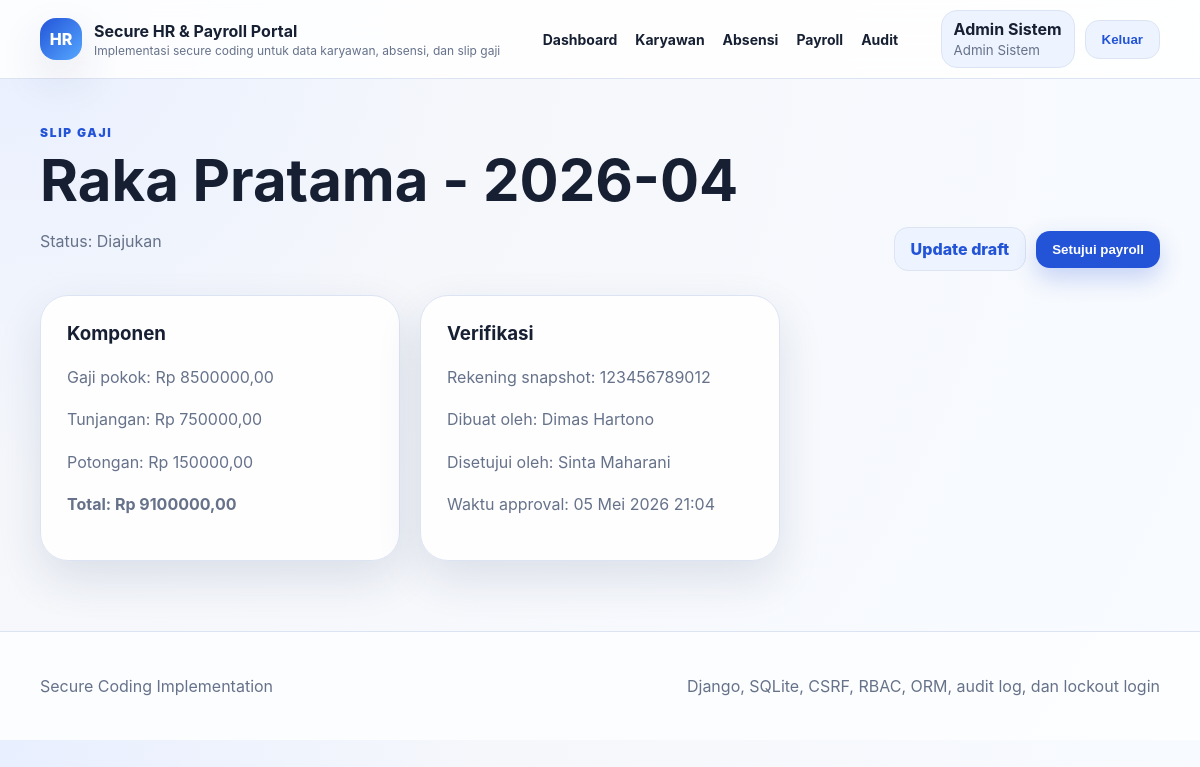
The app's page /payroll/1/ (signed in) with its own data.
### accounts/models.py (models this page shows, shortened)
class User(AbstractUser):
    ROLE_EMPLOYEE = "employee"
    ROLE_MANAGER = "manager"
    ROLE_HR = "hr"
    ROLE_FINANCE = "finance"
    ROLE_ADMIN = "admin"
    ROLE_CHOICES = [
        (ROLE_EMPLOYEE, "Karyawan"),
        (ROLE_MANAGER, "Manajer Karyawan"),
        (ROLE_HR, "SDM/HR"),
        (ROLE_FINANCE, "Finance"),
        (ROLE_ADMIN, "Admin Sistem"),
    ]
    role = models.CharField(max_length=20, choices=ROLE_CHOICES, default=ROLE_EMPLOYEE)
    display_name = models.CharField(max_length=150, blank=True)
    @property
    def role_label(self) -> str:
        return dict(self.ROLE_CHOICES).get(self.role, self.role)

### core/models.py (models this page shows, shortened)
class Payroll(models.Model):
    STATUS_DRAFT = "draft"
    STATUS_SUBMITTED = "submitted"
    STATUS_APPROVED = "approved"
    STATUS_PAID = "paid"
    STATUS_REJECTED = "rejected"
    STATUS_CHOICES = [
        (STATUS_DRAFT, "Draft"),
        (STATUS_SUBMITTED, "Diajukan"),
        (STATUS_APPROVED, "Disetujui"),
        (STATUS_PAID, "Dibayar"),
        (STATUS_REJECTED, "Ditolak"),
    ]
    employee = models.ForeignKey(EmployeeProfile, on_delete=models.PROTECT, related_name="payrolls")
    period = models.CharField(
        max_length=7,
        validators=[RegexValidator(r"^[0-9]{4}-(0[1-9]|1[0-2])$", "Periode harus menggunakan format YYYY-MM.")],
    )
    basic_salary = models.DecimalField(max_digits=12, decimal_places=2, validators=[MinValueValidator(Decimal("0"))])
    allowance = models.DecimalField(max_digits=12, decimal_places=2, default=0, validators=[MinValueValidator(Decimal("0"))])
    deduction = models.DecimalField(max_digits=12, decimal_places=2, default=0, validators=[MinValueValidator(Decimal("0"))])
    total_salary = models.DecimalField(max_digits=12, decimal_places=2, default=0)
    bank_account_snapshot = models.CharField(max_length=20)
    status = models.CharField(max_length=20, choices=STATUS_CHOICES, default=STATUS_DRAFT)
    created_by = models.ForeignKey(settings.AUTH_USER_MODEL, on_delete=models.SET_NULL, null=True, related_name="created_payrolls")
    approved_by = models.ForeignKey(settings.AUTH_USER_MODEL, on_delete=models.SET_NULL, null=True, blank=True, related_name="approved_payrolls")
    approved_at = models.DateTimeField(null=True, blank=True)
    created_at = models.DateTimeField(auto_now_add=True)
    updated_at = models.DateTimeField(auto_now=True)
    class Meta:
        ordering = ["-period", "employee__employee_id"]
        unique_together = ("employee", "period")

class EmployeeProfile(models.Model):
    STATUS_ACTIVE = "active"
    STATUS_INACTIVE = "inactive"
    STATUS_RESIGNED = "resigned"
    STATUS_CHOICES = [
        (STATUS_ACTIVE, "Aktif"),
        (STATUS_INACTIVE, "Nonaktif"),
        (STATUS_RESIGNED, "Resign"),
    ]
    user = models.OneToOneField(settings.AUTH_USER_MODEL, on_delete=models.CASCADE, related_name="employee_profile")
    employee_id = models.CharField(
        max_length=20,
        unique=True,
        validators=[RegexValidator(r"^EMP-?[0-9]{3,8}$", "Format ID karyawan harus seperti EMP001 atau EMP-0001.")],
    )
    full_name = models.CharField(max_length=120)
    position = models.CharField(
        max_length=80,
        default="Staff",
        validators=[RegexValidator(r"^[A-Za-zÀ-ÿ0-9 .,'/&()\-]{2,80}$", "Jabatan mengandung karakter tidak valid.")],
    )
    nik = models.CharField(
        max_length=16,
        unique=True,
        validators=[RegexValidator(r"^[0-9]{16}$", "NIK harus terdiri dari 16 digit.")],
    )
    email = models.EmailField(unique=True)
    phone = models.CharField(
        max_length=20,
        validators=[RegexValidator(r"^[0-9+() -]{8,20}$", "Nomor telepon mengandung karakter tidak valid.")],
    )
    address = models.TextField(max_length=250)
    department = models.ForeignKey(Department, on_delete=models.PROTECT, related_name="employees")
    manager = models.ForeignKey(
        settings.AUTH_USER_MODEL,
        on_delete=models.SET_NULL,
        null=True,
        blank=True,
        related_name="managed_employees",
    )
    bank_account = models.CharField(
        max_length=20,
        validators=[RegexValidator(r"^[0-9]{8,20}$", "Nomor rekening hanya boleh berisi angka.")],
    )
    leave_balance = models.PositiveIntegerField(default=12)
    base_salary = models.DecimalField(max_digits=12, decimal_places=2, validators=[MinValueValidator(Decimal("0"))])
    status = models.CharField(max_length=20, choices=STATUS_CHOICES, default=STATUS_ACTIVE)
    created_at = models.DateTimeField(auto_now_add=True)
    updated_at = models.DateTimeField(auto_now=True)
    class Meta:
        ordering = ["employee_id"]

### core/views.py (the view)
# urls.py: path("payroll/<int:pk>/", views.payroll_detail, name="payroll_detail"),
@login_required
def payroll_detail(request, pk):
    payroll = get_object_or_404(
        Payroll.objects.select_related("employee", "employee__department", "created_by", "approved_by"),
        pk=pk,
    )
    allowed = request.user.is_superuser or request.user.role in HR_ROLES or request.user.role in PAYROLL_REVIEW_ROLES
    allowed = allowed or (payroll.employee.user_id == request.user.id and payroll.status in {Payroll.STATUS_APPROVED, Payroll.STATUS_PAID})
    allowed = allowed or (request.user.role == User.ROLE_MANAGER and payroll.employee.manager_id == request.user.id)
    if not allowed:
        raise PermissionDenied
    return render(request, "core/payroll_detail.html", {"payroll": payroll})

### core/context_processors.py (called while the page is built)
def site_context(request):
    return {
        "site_name": "Secure HR & Payroll Portal",
        "site_tagline": "Implementasi secure coding untuk data karyawan, absensi, dan slip gaji",
    }

### templates/core/payroll_detail.html (shortened to what this page needs)
{% extends "base.html" %}
{% block content %}
<section class="section-heading row-between">
  <div>
    <span class="eyebrow">Slip gaji</span>
    <h1>{{ payroll.employee.full_name }} - {{ payroll.period }}</h1>
    <p>Status: {{ payroll.get_status_display }}</p>
  </div>
  <div class="inline-form">
    {% if request.user.role == 'hr' or request.user.role == 'admin' or request.user.is_superuser %}
      {% if payroll.status == 'draft' or payroll.status == 'submitted' %}
        <a class="btn btn-soft" href="{% url 'payroll_update' payroll.pk %}">Update draft</a>
      {% endif %}
    {% endif %}
    {% if request.user.role == 'finance' or request.user.role == 'admin' or request.user.is_superuser %}
      {% if payroll.status == 'draft' or payroll.status == 'submitted' %}
        <form method="post" action="{% url 'payroll_approve' payroll.pk %}">
          <button class="btn btn-primary" type="submit">Setujui payroll</button>
        </form>
      {% endif %}
    {% endif %}
  </div>
</section>
<section class="detail-grid">
  <article class="card"><h3>Komponen</h3><p>Gaji pokok: Rp {{ payroll.basic_salary }}</p><p>Tunjangan: Rp {{ payroll.allowance }}</p><p>Potongan: Rp {{ payroll.deduction }}</p><p><strong>Total: Rp {{ payroll.total_salary }}</strong></p></article>
  <article class="card"><h3>Verifikasi</h3><p>Rekening snapshot: {{ payroll.bank_account_snapshot }}</p><p>Dibuat oleh: {{ payroll.created_by.display_name|default:"-" }}</p><p>Disetujui oleh: {{ payroll.approved_by.display_name|default:"-" }}</p><p>Waktu approval: {{ payroll.approved_at|date:"d M Y H:i"|default:"-" }}</p></article>
</section>
{% endblock %}

### templates/base.html (shortened to what this page needs)
{% load static %}
<!DOCTYPE html>
<html lang="id">
<head>
  <link rel="stylesheet" href="{% static 'css/styles.css' %}">
</head>
<body>
  <header class="site-header">
    <div class="container header-inner">
      {% if request.user.is_authenticated %}
      <a class="brand" href="{% url 'dashboard' %}">
      {% else %}
      <a class="brand" href="{% url 'home' %}">
      {% endif %}
        <span class="brand-mark">HR</span>
        <span>
          <strong>{{ site_name }}</strong>
          <small>{{ site_tagline }}</small>
        </span>
      </a>
      <nav class="main-nav">
        {% if request.user.is_authenticated %}
          <a href="{% url 'dashboard' %}">Dashboard</a>
          <a href="{% url 'employee_list' %}">Karyawan</a>
          <a href="{% url 'attendance_list' %}">Absensi</a>
          <a href="{% url 'payroll_list' %}">Payroll</a>
          {% if request.user.role == 'hr' or request.user.role == 'admin' or request.user.is_superuser %}
            <a href="{% url 'audit_log_list' %}">Audit</a>
          {% endif %}
        {% endif %}
      </nav>
      <div class="header-actions">
        {% if request.user.is_authenticated %}
          <div class="user-chip">
            <span>{{ request.user.display_name|default:request.user.username }}</span>
            <small>{{ request.user.role_label }}</small>
          </div>
          <form method="post" action="{% url 'logout' %}">
            <button class="btn btn-soft" type="submit">Keluar</button>
          </form>
        {% else %}
          <a class="btn btn-primary" href="{% url 'login' %}">Masuk</a>
        {% endif %}
      </div>
    </div>
  </header>
  <main class="container page-shell">
    {% block content %}{% endblock %}
  </main>
  <footer class="site-footer">
    <div class="container footer-grid">
      <p>Secure Coding Implementation</p>
      <p>Django, SQLite, CSRF, RBAC, ORM, audit log, dan lockout login</p>
    </div>
  </footer>
</body>
</html>

### static/css/styles.css (style rules this page uses)
:root { --bg: #f5f7fb; --surface: #ffffff; --surface-soft: #eef4ff; --primary: #2354d8; --primary-dark: #173d9f; --text: #172033; --muted: #66728a; --line: #dce3f2; --success: #14815f; --danger: #c13f3f; --shadow: 0 18px 45px rgba(30, 49, 90, 0.12); }
* { box-sizing: border-box; }
body { margin: 0; font-family: Inter, Segoe UI, Arial, sans-serif; color: var(--text); background: radial-gradient(circle at top left, #e8efff 0, #f5f7fb 34%, #f8fbff 100%); }
a { color: var(--primary); text-decoration: none; }
.container { width: min(1120px, calc(100% - 40px)); margin: 0 auto; }
.site-header { position: sticky; top: 0; z-index: 20; background: rgba(255, 255, 255, 0.86); backdrop-filter: blur(16px); border-bottom: 1px solid var(--line); }
.header-inner { display: flex; align-items: center; justify-content: space-between; min-height: 78px; gap: 22px; }
.brand { display: flex; align-items: center; gap: 12px; color: var(--text); }
.brand-mark { width: 42px; height: 42px; border-radius: 16px; display: grid; place-items: center; color: #fff; font-weight: 800; background: linear-gradient(135deg, var(--primary), #55a7ff); box-shadow: var(--shadow); }
.brand small { display: block; color: var(--muted); font-size: 12px; margin-top: 2px; }
.main-nav { display: flex; gap: 18px; align-items: center; flex-wrap: wrap; }
.main-nav a { color: var(--text); font-weight: 700; font-size: 14px; }
.header-actions { display: flex; align-items: center; gap: 10px; }
.user-chip { background: var(--surface-soft); border: 1px solid var(--line); border-radius: 16px; padding: 8px 12px; }
.user-chip span { display: block; font-weight: 700; }
.user-chip small { color: var(--muted); }
.btn { border: 0; border-radius: 14px; padding: 11px 16px; font-weight: 800; cursor: pointer; display: inline-flex; align-items: center; justify-content: center; }
.btn-primary { background: var(--primary); color: #fff; box-shadow: 0 10px 25px rgba(35, 84, 216, 0.24); }
.btn-soft { background: var(--surface-soft); color: var(--primary); border: 1px solid var(--line); }
.page-shell { padding: 42px 0 70px; }
.hero-copy, .security-card, .card, .metric, .table-card, .form-shell, .error-panel { background: rgba(255, 255, 255, 0.92); border: 1px solid var(--line); border-radius: 28px; box-shadow: var(--shadow); }
.hero-copy h1, .section-heading h1 { font-size: clamp(32px, 5vw, 58px); line-height: 1.02; margin: 10px 0 18px; }
.hero-copy p, .section-heading p { color: var(--muted); line-height: 1.7; }
.eyebrow { color: var(--primary); text-transform: uppercase; letter-spacing: 0.14em; font-size: 12px; font-weight: 900; }
.card { padding: 26px; }
.card h3 { margin-top: 0; }
.card p { color: var(--muted); line-height: 1.65; }
.section-heading { margin-bottom: 24px; }
.row-between { display: flex; justify-content: space-between; align-items: flex-end; gap: 18px; }
.detail-grid { display: grid; grid-template-columns: repeat(3, minmax(0, 1fr)); gap: 20px; }
.inline-form { display: flex; gap: 10px; align-items: center; }
.site-footer { border-top: 1px solid var(--line); padding: 28px 0; color: var(--muted); background: rgba(255, 255, 255, 0.7); }
.footer-grid { display: flex; justify-content: space-between; gap: 20px; flex-wrap: wrap; }

### records on screen
User: user.display_name "Admin Sistem", user.role_label "Admin Sistem"
Payroll: employee.full_name "Raka Pratama", period "2026-04", status "Diajukan", basic_salary "8500000,00", allowance "750000,00", deduction "150000,00", total_salary "9100000,00", bank_account_snapshot "123456789012", created_by.display_name "Dimas Hartono", approved_by.display_name "Sinta Maharani", approved_at "05 Mei 2026 21:04"

### other values on screen
{{ site_name }} "Secure HR & Payroll Portal"
{{ site_tagline }} "Implementasi secure coding untuk data karyawan, absensi, dan slip gaji"
